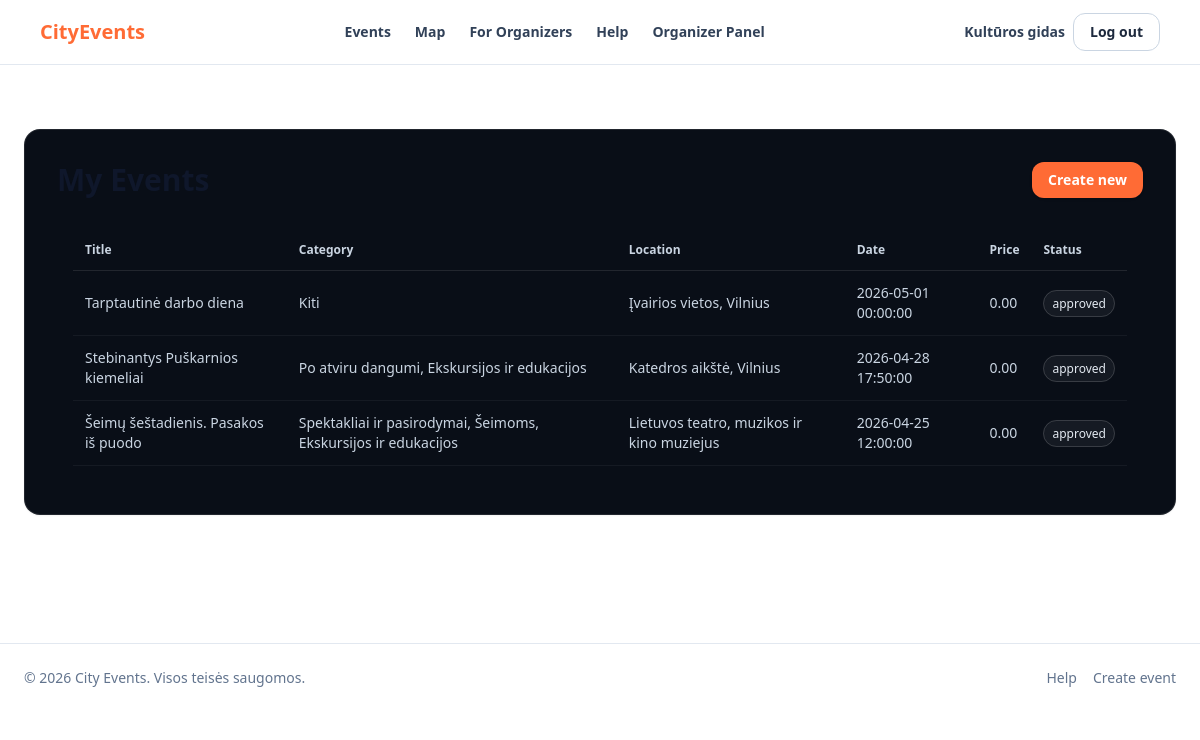
The app's page /organizer/events (signed in) with its own data.
### tables this page shows
CREATE TABLE events (
    id BIGINT UNSIGNED AUTO_INCREMENT PRIMARY KEY,
    organizer_id BIGINT UNSIGNED NOT NULL,
    title VARCHAR(200) NOT NULL,
    description TEXT NOT NULL,
    category VARCHAR(255) NOT NULL,
    location VARCHAR(255) NOT NULL,
    lat DECIMAL(10,6) NULL,
    lng DECIMAL(10,6) NULL,
    event_date DATETIME NOT NULL,
    price DECIMAL(10,2) NOT NULL DEFAULT 0.00,
    status ENUM('pending', 'approved', 'rejected', 'update_pending') NOT NULL DEFAULT 'pending',
    rejection_reason TEXT NULL,
    cover_image TEXT NULL,
    created_at DATETIME NOT NULL DEFAULT CURRENT_TIMESTAMP,
    updated_at DATETIME NOT NULL DEFAULT CURRENT_TIMESTAMP ON UPDATE CURRENT_TIMESTAMP,
    CONSTRAINT fk_events_organizer FOREIGN KEY (organizer_id) REFERENCES users(id) ON DELETE CASCADE
);

### src/Controllers/OrganizerWorkspaceController.php (called while the page is built, shortened)
<?php
final class OrganizerWorkspaceController
{
    public function events(): void
    {
        $organizerId = (int) ((Auth::user() ?? [])["id"] ?? 0);
        $repo = new OrganizerWorkspaceRepository(Db::pdo());
        $events = $repo->listEventsByOrganizer($organizerId);
        require __DIR__ . "/../Views/layouts/main.php";
    }
}

### public/index.php (called while the page is built, shortened)
<?php
try {
    $router = new \App\Core\Router();
    $router->setBasePath(\App\Support\AppBasePath::fromServer());
    $router->dispatch();
} catch (Throwable $e) {
    http_response_code(500);
    echo "<pre style='white-space:pre-wrap;color:#ff6b35;background:#0b1220;padding:16px;border-radius:12px;'>";
    echo "500 ERROR:\n\n";
    echo $e->getMessage() . "\n\n";
    echo $e->getFile() . ":" . $e->getLine() . "\n\n";
    echo $e->getTraceAsString();
    echo "</pre>";
}

### src/Support/AppBasePath.php (called while the page is built, shortened)
<?php
final class AppBasePath
{
    public static function fromServer(): string
    {
        $scriptName = str_replace("\\", "/", (string) ($_SERVER["SCRIPT_NAME"] ?? ""));
        $dir = dirname($scriptName);
        $docRoot = self::realOrRaw((string) ($_SERVER["DOCUMENT_ROOT"] ?? ""));
        $scriptFile = self::realOrRaw((string) ($_SERVER["SCRIPT_FILENAME"] ?? ""));
        if ($docRoot !== "" && $scriptFile !== "" && str_starts_with($scriptFile, $docRoot)) {
            $rel = substr($scriptFile, strlen($docRoot));
            $rel = "/" . ltrim(str_replace("\\", "/", $rel), "/");
            $parent = dirname($rel);
        }
        return "";
    }
    private static function realOrRaw(string $path): string
    {
        $path = str_replace("\\", "/", $path);
        $path = rtrim($path, "/");
        $real = realpath($path);
        if ($real !== false) {
            return str_replace("\\", "/", $real);
        }
        return $path;
    }
}

### src/Core/Db.php (called while the page is built, shortened)
<?php
final class Db
{
    private static ?PDO $pdo = null;
    public static function pdo(): PDO
    {
        $host = getenv('DB_HOST') ?: "127.0.0.1";
        $db   = getenv('DB_NAME') ?: "cityevents";
        $user = getenv('DB_USER') ?: "root";
        $pass = getenv('DB_PASS') !== false ? getenv('DB_PASS') : "";
        $dsn = "mysql:host={$host};dbname={$db};charset=utf8mb4";
        self::$pdo = new PDO($dsn, $user, $pass, [
            PDO::ATTR_ERRMODE => PDO::ERRMODE_EXCEPTION,
            PDO::ATTR_DEFAULT_FETCH_MODE => PDO::FETCH_ASSOC,
        ]);
        return self::$pdo;
    }
}

### src/Auth/Auth.php (called while the page is built, shortened)
<?php
final class Auth
{
    public static function user(): ?array
    {
        $user = $_SESSION[self::SESSION_KEY] ?? null;
        return is_array($user) ? $user : null;
    }
}

### src/Repositories/OrganizerWorkspaceRepository.php (called while the page is built, shortened)
<?php
final class OrganizerWorkspaceRepository
{
    public function listEventsByOrganizer(int $organizerId): array
    {
        $stmt = $this->pdo->prepare("
            SELECT id, title, category, location, event_date, price, status, created_at
            FROM events
            WHERE organizer_id = :organizer_id
            ORDER BY event_date DESC
        ");
        $stmt->bindValue(":organizer_id", $organizerId, PDO::PARAM_INT);
        $stmt->execute();
        $rows = $stmt->fetchAll(PDO::FETCH_ASSOC);
        return is_array($rows) ? $rows : [];
    }
}

### src/Views/pages/panels/organizer/events-manage.php (the view, shortened to what this page needs)
<?php
$events = is_array($events ?? null) ? $events : [];
$e = static fn($v) => htmlspecialchars((string) $v, ENT_QUOTES, "UTF-8");
?>
<section class="panel-page">
  <div class="container-ce panel-wrap panel-wrap-wide panel-dark">
    <div class="panel-head-row">
      <h1 class="panel-title">My Events</h1>
      <a class="btn btn-primary" href="<?= $base ?>/organizer/events/create">Create new</a>
    </div>
    <?php if (empty($events)): ?>
      <p class="panel-lead">You do not have any events yet.</p>
    <?php else: ?>
      <div class="org-table-wrap">
        <table class="org-table">
          <thead>
            <tr>
              <th>Title</th>
              <th>Category</th>
              <th>Location</th>
              <th>Date</th>
              <th>Price</th>
              <th>Status</th>
            </tr>
          </thead>
          <tbody>
            <?php foreach ($events as $event): ?>
              <tr>
                <td><?= $e($event["title"] ?? "") ?></td>
                <td><?= $e($event["category"] ?? "") ?></td>
                <td><?= $e($event["location"] ?? "") ?></td>
                <td><?= $e((string) ($event["event_date"] ?? "")) ?></td>
                <td><?= $e((string) ($event["price"] ?? "")) ?></td>
                <td><span class="org-badge"><?= $e($event["status"] ?? "") ?></span></td>
              </tr>
            <?php endforeach; ?>
          </tbody>
        </table>
      </div>
    <?php endif; ?>
  </div>
</section>

### src/Core/Router.php (shortened to what this page needs)
<?php
final class Router
{
    private array $routes = [];
    public function setBasePath(string $basePath): void
    {
        $basePath = str_replace("\\", "/", $basePath);
        $basePath = rtrim($basePath, "/");
        $this->basePath = $basePath === "/" ? "" : $basePath;
    }
    public function add(
        string $method,
        string $path,
        mixed $handler,
        array $middlewares = [],
    ): void
    {
        $path = $this->normalizeRoutePath($path);
        [$regex, $params] = $this->compile($path);
        $this->routes[] = [
            "method" => strtoupper($method),
            "path" => $path,
            "regex" => $regex,
            "params" => $params,
            "handler" => $handler,
            "middlewares" => $middlewares,
        ];
    }
    public function dispatch(?string $method = null, ?string $uri = null): void
    {
        $method = strtoupper($method ?? ($_SERVER["REQUEST_METHOD"] ?? "GET"));
        $uri = $uri ?? ($_SERVER["REQUEST_URI"] ?? "/");
        $path = $this->normalizeRequestPath($uri);
        foreach ($this->routes as $r) {
            if ($r["method"] !== $method) {
                continue;
            }
            if (preg_match($r["regex"], $path, $m)) {
                $assoc = [];
                $positional = [];
                $this->invoke($r["handler"], $positional, $assoc);
                return;
            }
        }
    }
    private function normalizeRoutePath(string $path): string
    {
        $path = "/" . ltrim($path, "/");
        return $path === "/" ? "/" : rtrim($path, "/");
    }
    private function normalizeRequestPath(string $uri): string
    {
        $path = parse_url($uri, PHP_URL_PATH) ?? "/";
        $path = "/" . ltrim($path, "/");
        if ($path !== "/") {
            $path = rtrim($path, "/");
        }
        return $path;
    }
    private function compile(string $path): array
    {
        $params = [];
        $regex = preg_replace_callback(
            "/\{([a-zA-Z_][a-zA-Z0-9_]*)(:([^}]+))?\}/",
            function (array $m) use (&$params): string {
                $name = $m[1];
                $params[] = $name;
                $pattern = $m[3] ?? "[^/]+";
                return "(?P<" . $name . ">" . $pattern . ")";
            },
            $path,
        );
        return ["#^" . $regex . '$#', $params];
    }
    private function invoke(
        mixed $handler,
        array $positionalArgs,
        array $assocArgs,
    ): void {
        if (is_string($handler) && str_contains($handler, "@")) {
            [$controller, $method] = explode("@", $handler, 2);
            $obj = new $class();
            $this->callSmart([$obj, $method], $positionalArgs, $assocArgs);
            return;
        }
        throw new \RuntimeException("Invalid route handler");
    }
    private function callSmart(
        callable $cb,
        array $positionalArgs,
        array $assocArgs,
    ): void {
        try {
            $ref = is_array($cb)
                ? new \ReflectionMethod($cb[0], (string) $cb[1])
                : new \ReflectionFunction(\Closure::fromCallable($cb));
            $n = $ref->getNumberOfParameters();
            if ($n === 0) {
                call_user_func($cb);
                return;
            }
        } catch (\ReflectionException) {
            call_user_func_array($cb, $positionalArgs);
        }
    }
}

### records on screen
events: title "Tarptautinė darbo diena", category "Kiti", location "Įvairios vietos, Vilnius", event_date "2026-05-01 00:00:00", price "0.00", status "approved"
events: title "Stebinantys Puškarnios kiemeliai", category "Po atviru dangumi, Ekskursijos ir edukacijos", location "Katedros aikštė, Vilnius", event_date "2026-04-28 17:50:00", price "0.00", status "approved"
events: title "Šeimų šeštadienis. Pasakos iš puodo", category "Spektakliai ir pasirodymai, Šeimoms, Ekskursijos ir edukacijos", location "Lietuvos teatro, muzikos ir kino muziejus", event_date "2026-04-25 12:00:00", price "0.00", status "approved"
